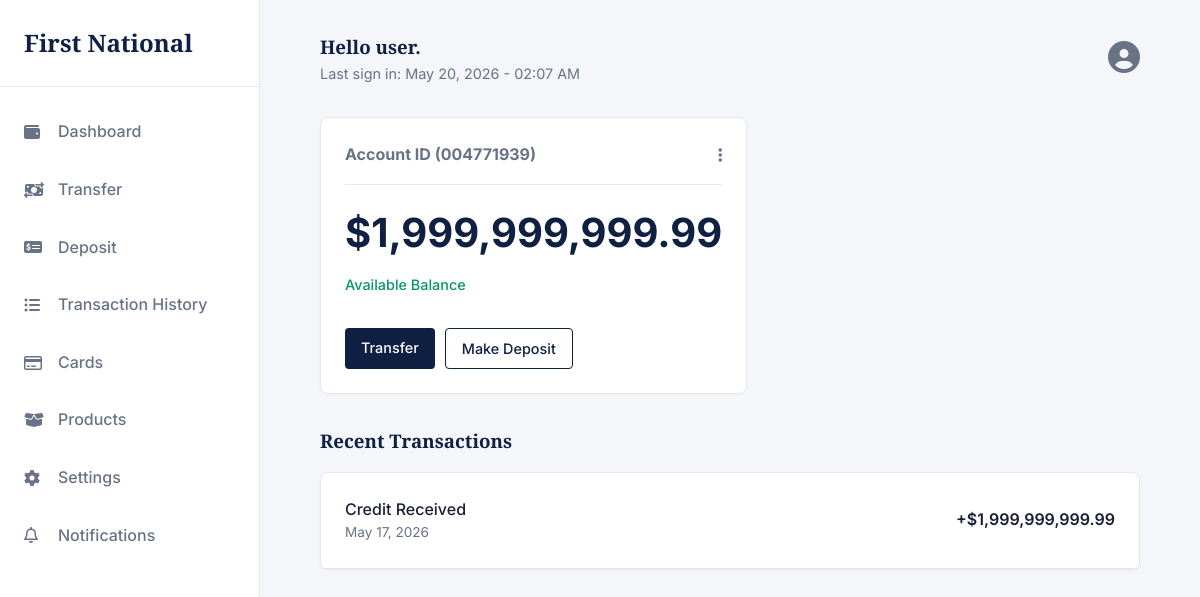
The page /dashboard/ (signed in) on the database its author committed.
### app/models.py (models this page shows, shortened)
class User(AbstractUser):
    full_name = models.CharField(max_length=20, blank=True, null=True)
    email = models.EmailField(unique=True)
    phone_number = models.CharField(max_length=20, blank=True)
    is_verified   = models.BooleanField(default=False)
    social_sec = models.CharField(max_length=20)
    class Meta:
        db_table = "users"

class Account(models.Model):
    class AccountType(models.TextChoices):
        SAVINGS  = "SAVINGS",  "Savings"
        CHECKING = "CHECKING", "Checking"
        WALLET   = "WALLET",   "Wallet"
    id             = models.UUIDField(primary_key=True, default=uuid.uuid4, editable=False)
    user           = models.OneToOneField(User, on_delete=models.PROTECT, related_name="account")
    account_genID  = models.CharField(max_length=20, unique=True, db_index=True)
    account_type   = models.CharField(max_length=20, choices=AccountType.choices, default=AccountType.SAVINGS)
    balance        = models.DecimalField(max_digits=18, decimal_places=2, default=0)
    is_active      = models.BooleanField(default=True)
    created_at     = models.DateTimeField(auto_now_add=True)
    updated_at     = models.DateTimeField(auto_now=True)
    pin            = models.CharField(max_length=4, null=True, blank=True)
    class Meta:
        db_table = "accounts"

class Transaction(models.Model):
    class TransactionType(models.TextChoices):
        DEPOSIT    = "DEPOSIT",    "Deposit"
        WITHDRAWAL = "WITHDRAWAL", "Withdrawal"
        TRANSFER   = "TRANSFER",   "Transfer"
        REVERSAL   = "REVERSAL",   "Reversal"
    class Status(models.TextChoices):
        PENDING   = "PENDING",   "Pending"
        COMPLETED = "COMPLETED", "Completed"
        FAILED    = "FAILED",    "Failed"
        REVERSED  = "REVERSED",  "Reversed"
    id              = models.UUIDField(primary_key=True, default=uuid.uuid4, editable=False)
    account         = models.ForeignKey(Account, on_delete=models.PROTECT, related_name="transactions")
    transaction_type = models.CharField(max_length=20, choices=TransactionType.choices)
    amount          = models.DecimalField(max_digits=18, decimal_places=2)
    balance_before  = models.DecimalField(max_digits=18, decimal_places=2)
    balance_after   = models.DecimalField(max_digits=18, decimal_places=2)
    description     = models.TextField(blank=True)
    reference       = models.CharField(max_length=100, unique=True, db_index=True)  # idempotency key
    status          = models.CharField(max_length=20, choices=Status.choices, default=Status.PENDING)
    counterpart_account = models.ForeignKey(
        Account,
        null=True, blank=True,
        on_delete=models.SET_NULL,
        related_name="incoming_transfers",
    )
    created_at = models.DateTimeField(auto_now_add=True, db_index=True)
    updated_at = models.DateTimeField(auto_now=True)
    class Meta:
        db_table = "transactions"
        ordering = ["-created_at"]

### app/views.py (the view)
# urls.py: path('dashboard/', dashboard, name='dashboard'),
@login_required(login_url='accounts:login')
def dashboard(request):
    user = request.user
    transactions = Transaction.objects.filter(account=request.user.account).order_by('-created_at')[:2]
    time = timezone.now()
    context = {
        'user': user,
        'transactions': transactions,
        'time': time
    }
    return render(request, 'User/dashboard.html', context)

### templates/User/dashboard.html (shortened to what this page needs)
{% extends 'base.html' %}
{% load static %}
{% load humanize %}
{% block content %}
        <main class="main-content">
            <div class="top-bar">
                <div>
                    <h3>Hello {{user.username}}.</h3>
                    <p style="color: var(--text-secondary); font-size: 0.9rem;">Last sign in: {{time|date:"F j, Y - h:i A" }}</p>
                </div>
                <div>
                    <a href="{% url 'app:settings' %}" style="color: var(--text-secondary); margin-left: 15px;"><i class="fa-solid fa-user-circle fa-2x"></i></a>
                </div>
            </div>
            <div class="grid-2">
                <div class="card">
                    <div style="display: flex; justify-content: space-between; align-items: center; border-bottom: 1px solid var(--border-color); padding-bottom: 1rem; margin-bottom: 1rem;">
                        <h4 style="font-family: var(--font-body); color: var(--text-secondary);">Account ID ({{user.account.account_genID}})</h4>
                        <i class="fa-solid fa-ellipsis-vertical" style="color: var(--text-secondary); cursor: pointer;"></i>
                    </div>
                    <h2 style="font-size: 2.5rem; margin-bottom: 0.5rem; font-family: var(--font-body);">${{user.account.balance|intcomma}}</h2>
                    <p style="color: var(--success); font-weight: 500; font-size: 0.9rem;">Available Balance</p>
                    <div class="mt-2" style="display: flex; gap: 10px;">
                        <a href="{% url 'app:transfer' %}" class="btn btn-primary" style="padding: 0.5rem 1rem; font-size: 0.9rem;">Transfer</a>
                        <a href="{% url 'app:deposit' %}" class="btn btn-outline" style="padding: 0.5rem 1rem; font-size: 0.9rem;">Make Deposit</a>
                    </div>
                </div>
            </div>
            <h3 class="mt-2 mb-1">Recent Transactions</h3>
            <div class="card" style="padding: 0;">
                <ul style="list-style: none;">
                    {% for x in transactions %}
                    <li style="padding: 1.5rem; border-bottom: 1px solid var(--border-color); display: flex; justify-content: space-between; align-items: center;">
                        <div>
                            <p style="font-weight: 500;">{{x.description}}</p>
                            <p style="font-size: 0.85rem; color: var(--text-secondary);">{{ x.created_at|date:"M d, Y" }}</p>
                        </div>
                        {% if x.transaction_type == 'DEPOSIT' %}
                        <p style="font-weight: 600;">+${{x.amount|intcomma}}</p>
                        {% elif x.transaction_type == 'WITHDRAWAL' %}
                        <p style="font-weight: 600;">-${{x.amount|intcomma}}</p>
                        {% endif %}
                    </li>
                    {% empty %}
                    <li class="no-results">
                        <p colspan="5" style="text-align: center; padding: 2rem; color: var(--text-secondary);">
                            No transactions found.
                        </p>
                    </li>
                    {% endfor %}
                </ul>
            </div>
        </main>
{% endblock %}

### static/css/styles.css (style rules this page uses)
:root { --bg-color: #f4f6f9; --surface-color: #ffffff; --text-primary: #1a1f36; --text-secondary: #697386; --brand-primary: #0f2042; --brand-accent: #cba052; --border-color: #e5e7eb; --success: #059669; --danger: #dc2626; --warning: #d97706; --font-heading: 'Playfair Display', serif; --font-body: 'Inter', sans-serif; --sidebar-width: 260px; --transition: all 0.3s ease; }
* { margin: 0; padding: 0; box-sizing: border-box; }
body { font-family: var(--font-body); background-color: var(--bg-color); color: var(--text-primary); line-height: 1.6; transition: background-color var(--transition), color var(--transition); }
h1, h2, h3, h4, .brand-logo { font-family: var(--font-heading); color: var(--brand-primary); }
a { text-decoration: none; color: var(--brand-primary); }
ul { list-style: none; }
.btn { display: inline-block; padding: 0.75rem 1.5rem; border-radius: 4px; font-weight: 500; cursor: pointer; text-align: center; border: none; transition: var(--transition); }
.btn-primary { background-color: var(--brand-primary); color: #fff; }
.btn-outline { border: 1px solid var(--brand-primary); color: var(--brand-primary); background: transparent; }
.card { background-color: var(--surface-color); border: 1px solid var(--border-color); border-radius: 8px; padding: 1.5rem; box-shadow: 0 2px 4px rgba(0,0,0,0.02); }
.main-content { flex: 1; padding: 2rem 5%; overflow-y: auto; }
.top-bar { display: flex; justify-content: space-between; align-items: center; margin-bottom: 2rem; }
.mt-2 { margin-top: 2rem; }
.mb-1 { margin-bottom: 1rem; }
.grid-2 { display: grid; grid-template-columns: 1fr 1fr; gap: 1.5rem; }

### rows shown on the page
User: username "user", account.account_genID "004771939", account.balance "1,999,999,999.99"
Transaction: description "Credit Received", created_at "May 17, 2026", amount "1,999,999,999.99"
